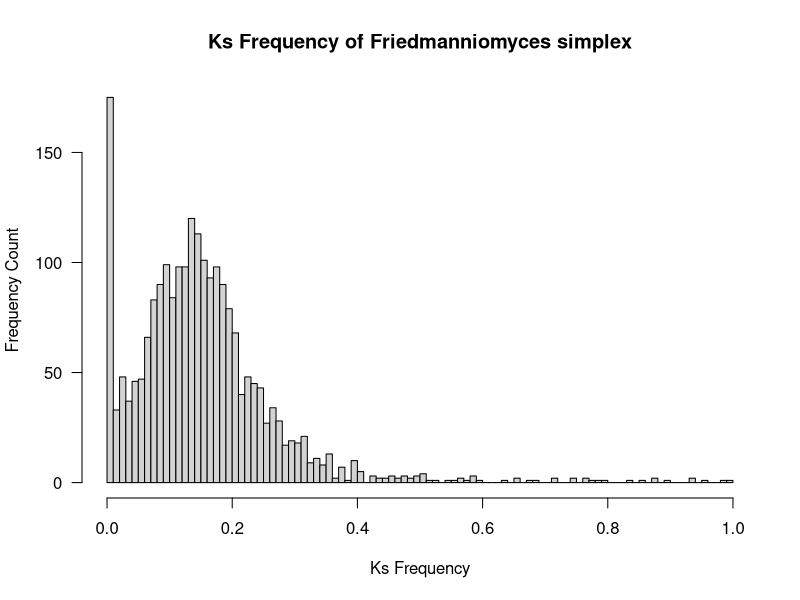
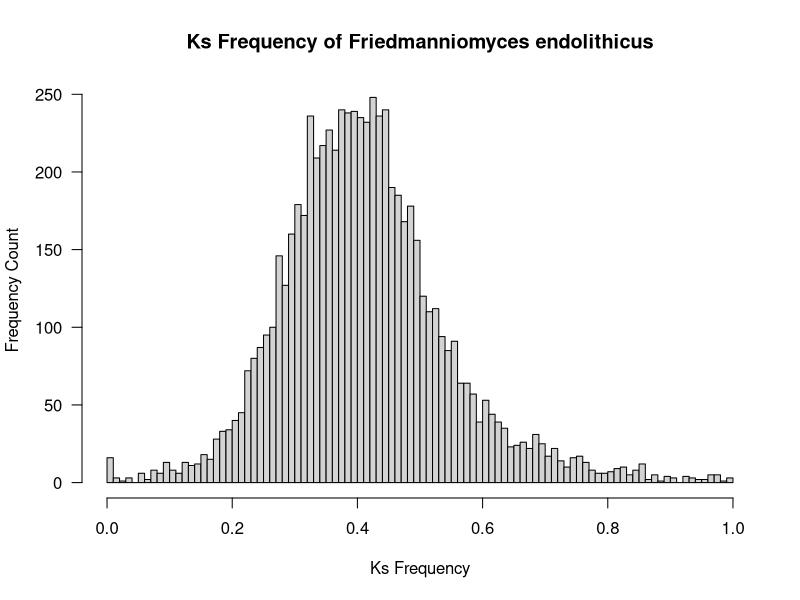
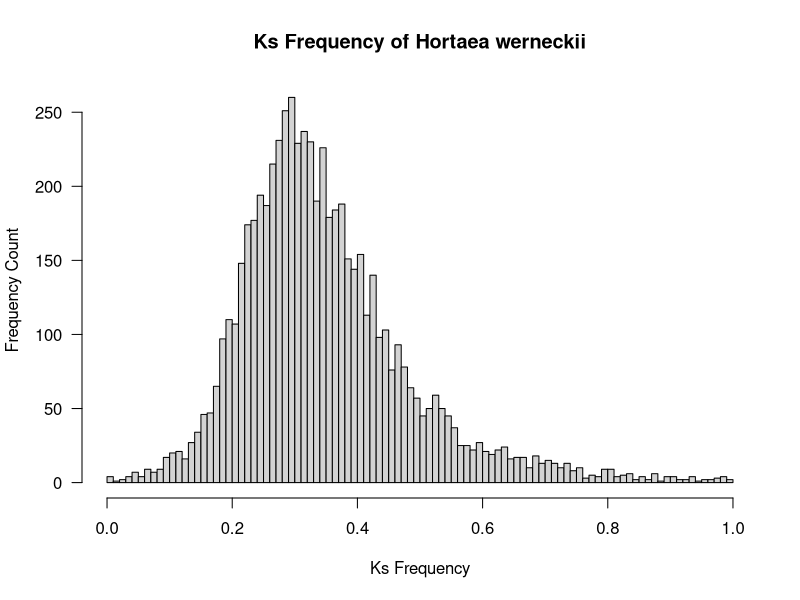

The R source for these figures, in order: (Note: this script raises an error after producing the figures.)
library("ggplot2")
library("dplyr")
library("tidyverse")
library("tidyr")
library("reshape2")
library("dplyr")
library("tools")


#Using base R hist function
pdf("plots/Ks_histogram1.pdf")

FsAll <- read_tsv("data/Friedmanniomyces_simplex_CCFEE_5184.v3.KaKs.tsv")
Fs2 <-FsAll %>% filter(dN <= 1)
Fs <- FsAll %>% filter(dS <= 1)
hist(Fs$dS,
     main="Ks Frequency of Friedmanniomyces simplex",
     xlab="Ks Frequency",
     ylab="Frequency Count",
     las=1,
     100)

FeAll = read_tsv("data/Friedmanniomyces_endolithicus_CCFEE_5311.v3.KaKs.tsv")
Fe2=FeAll %>% filter(dN <= 1)
Fe= FeAll %>% filter(dS <= 1)

hist(Fe$dS,
     main="Ks Frequency of Friedmanniomyces endolithicus",
     xlab="Ks Frequency",
     ylab="Frequency Count",
     las=1,
     100)

HwAll=read_tsv("data/Hortaea_werneckii_EXF-2000.v3.KaKs.tsv")
Hw2=HwAll%>% filter(dN <=1)
Hw=HwAll %>% filter(dS <=1)
hist(Hw$dS,
     main="Ks Frequency of Hortaea werneckii",
     xlab="Ks Frequency",
     ylab="Frequency Count",
     las=1,
     100)

dev.off()


#I wanted to work with ggplot here to get nicer figures.
KsPlotFile = "plots/Ks_histogram2.pdf"

p1 <- ggplot(Fs,aes(x=dS)) + geom_histogram(binwidth=0.01,aes(fill=..count..), alpha = .8) + labs(title="Ks Frequency of Friedmanniomyces simplex", x="Ks Frequency", y="Frequency Count") +
  scale_fill_gradient("Count", low="green", high="red") + theme_bw()


p2 <- ggplot(Fe,aes(x=dS)) + geom_histogram(binwidth=0.01,aes(fill=..count..), alpha = .8) + labs(title="Ks Frequency of Friedmanniomyces endolithicus", x="Ks Frequency", y="Frequency Count") +
  scale_fill_gradient("Count", low="green", high="red") + theme_bw()

p3 <- ggplot(Hw,aes(x=dS)) + geom_histogram(binwidth=0.01,aes(fill=..count..), alpha = .8) + labs(title="Ks Frequency of Hortaea werneckii", x="Ks Frequency", y="Frequency Count") +
  scale_fill_gradient("Count", low="green", high="red") + theme_bw()

gridplot = plot_grid(p1, p2, p3, labels = c('A', 'B', 'C'), label_size = 12)
ggsave(KsPlotFile,gridplot,width=10)
ggsave("Ks_histogram2.png",gridplot, width=10, height=4)

comboData <- bind_rows(
  Fs %>% select(dS) %>% rename(Fsimplex = dS) %>% gather("species","dS"),
  Fe %>% select(dS) %>% rename(Fendolithicus = dS) %>% gather("species","dS"),
  Hw %>% select(dS) %>% rename(Hwerneckii = dS) %>% gather("species","dS")
)

KsPlotBarplot =  "plots/Ks_boxplot.pdf"
p<- ggplot(comboData,aes(x=species,y=dS,color=species)) + geom_boxplot(outlier.shape = NA) + geom_jitter(size = 0.6,width=0.2,alpha=0.7,shape=16) + 
  labs(title="Boxplot of Ks Frequency in Duplicated Gene Pairs Across Friedmanniomyces simplex,\n Friedmanniomyces endolithicus and Hortaea werneckii", x="Species", y="Ks Frequency") + scale_color_brewer(palette='Set1') + theme_bw()
ggsave(KsPlotBarplot,p,width=12) 
ggsave("Ks_boxplot.png",p, width=8, height=4)


KaPlotFile = "plots/Ka_histogram.pdf"
d1 <- ggplot(Fs2,aes(x=dN)) + geom_histogram(binwidth=0.01,aes(fill=..count..), alpha = .8) + labs(title="Ka Frequency of Friedmanniomyces simplex", x="Ka Frequency", y="Frequency Count") +
  scale_fill_gradient("Count", low="green", high="red") + theme_classic()


d2 <- ggplot(Fe2,aes(x=dN)) + geom_histogram(binwidth=0.01,aes(fill=..count..), alpha = .8) + labs(title="Ka Frequency of Friedmanniomyces endolithicus", x="Ks Frequency", y="Frequency Count") +
  scale_fill_gradient("Count", low="green", high="red") + theme_classic()

d3 <- ggplot(Hw2,aes(x=dN)) + geom_histogram(binwidth=0.01,aes(fill=..count..), alpha = .8) + labs(title="Ka Frequency of Hortaea werneckii ", x="Ka Frequency", y="Frequency Count") +
  scale_fill_gradient("Count", low="green", high="red") + theme_classic()

gridplot = plot_grid(d1, d2, d3, labels = c('A', 'B', 'C'), label_size = 12)
ggsave(KaPlotFile,gridplot,width=10)

comboData2 <- bind_rows(
  Fs2 %>% select(dN) %>% rename(Fsimplex = dN) %>% gather("species","dN"),
  Fe2 %>% select(dN) %>% rename(Fendolithicus = dN) %>% gather("species","dN"),
  Hw2 %>% select(dN) %>% rename(Hwerneckii = dN) %>% gather("species","dN"))

KaPlotBarplot =  "plots/Ka_boxplot.pdf"
d<- ggplot(comboData2,aes(x=species,y=dN,color=species)) + geom_boxplot(outlier.shape = NA) + geom_jitter(size = 0.6,width=0.2,alpha=0.7,shape=16) + 
  labs(title="Boxplot of Ka Frequency in Duplicated Gene Pairs Across Friedmanniomyces simplex, Friedmanniomyces endolithicus and Hortaea werneckii", x="Species", y="Ka Frequency") + scale_color_brewer(palette='Set1')
ggsave(KaPlotBarplot,d,width=12) 


KsPlotBarplot =  "plots/Ks_boxplot_shortaln.pdf"
MAXLEN = 100
comboData <- bind_rows(
  Fs %>% filter(LENGTH <= MAXLEN) %>% select(dS) %>% rename(Fsimplex = dS) %>% gather("species","dS"),
  Fe %>% filter(LENGTH <= MAXLEN) %>% select(dS) %>% rename(Fendolithicus = dS) %>% gather("species","dS"),
  Hw %>% filter(LENGTH <= MAXLEN) %>% select(dS) %>% rename(Hwerneckii = dS) %>% gather("species","dS"),
)

p<- ggplot(comboData,aes(x=species,y=dS,color=species)) + geom_boxplot(outlier.shape = NA) + geom_jitter(size = 0.6,width=0.2,alpha=0.7,shape=16) + 
  labs(title=sprintf("Boxplot of Ks Frequency in Duplicated Gene Pairs with Alignment < %d",MAXLEN), x="Species", y="Ks") + scale_color_brewer(palette='Set1') + theme_bw()
ggsave(KsPlotBarplot,p,width=12) 
p1 <- ggplot(subset(Fs,dS == 0),aes(x=LENGTH)) + geom_histogram(bins=30) + theme_bw() + labs(x="Alignment Length (bp)", title="Boxplot of Alignment Lengths for F. simplex where Ks = 0")
p2 <- ggplot(subset(Fs,dS == 0 & LENGTH < 80),aes(x=LENGTH)) + geom_histogram(bins=30) + theme_bw() + labs(x="Alignment Length (bp)", title="Boxplot of Alignment Lengths for F. simplex where Ks = 0 & LENGTH < 80")

gridplot = plot_grid(p1, p2, labels = c('A', 'B'), label_size = 12)
ggsave("plots/Fsimplex_AlnLenHisto.pdf",gridplot,width=10)

pd1 <- ggplot(Hw,aes(LENGTH, dS)) + geom_point() + theme_bw() + labs(title="H.werneckii dS vs AlnLen")
pd2 <- ggplot(Fs,aes(LENGTH,dS)) + geom_point() + theme_bw() + labs(title="Fsimplex dS vs AlnLen")
pd3 <- ggplot(Fe,aes(LENGTH,dS)) + geom_point() + theme_bw() + labs(title="Fendolithicus dS vs AlnLen")

gridplot = plot_grid(pd1, pd2, pd3, labels = c('A', 'B', "C"), label_size = 12)
ggsave("plots/AlnLen_vs_Ks.pdf",gridplot,width=10)
